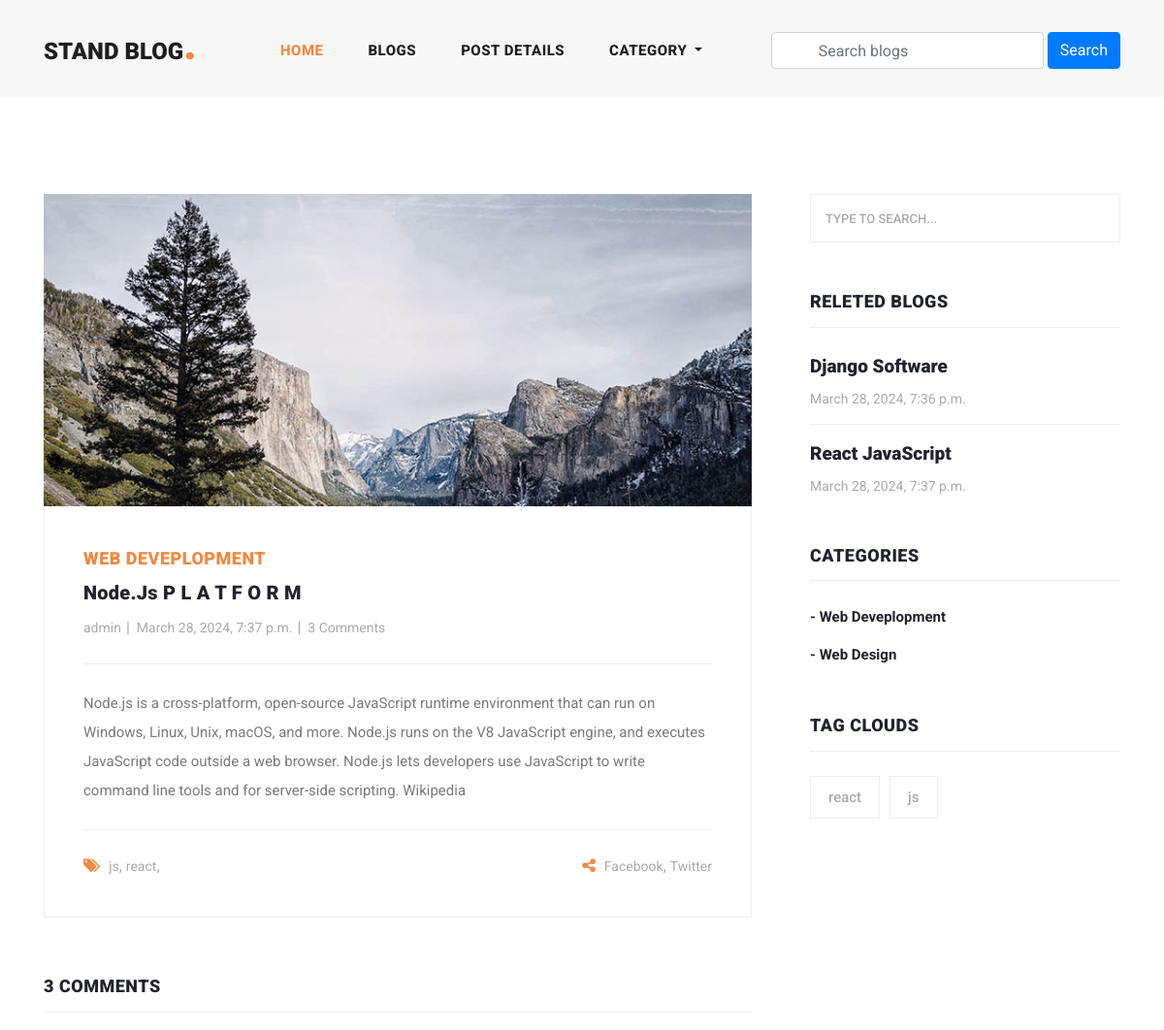
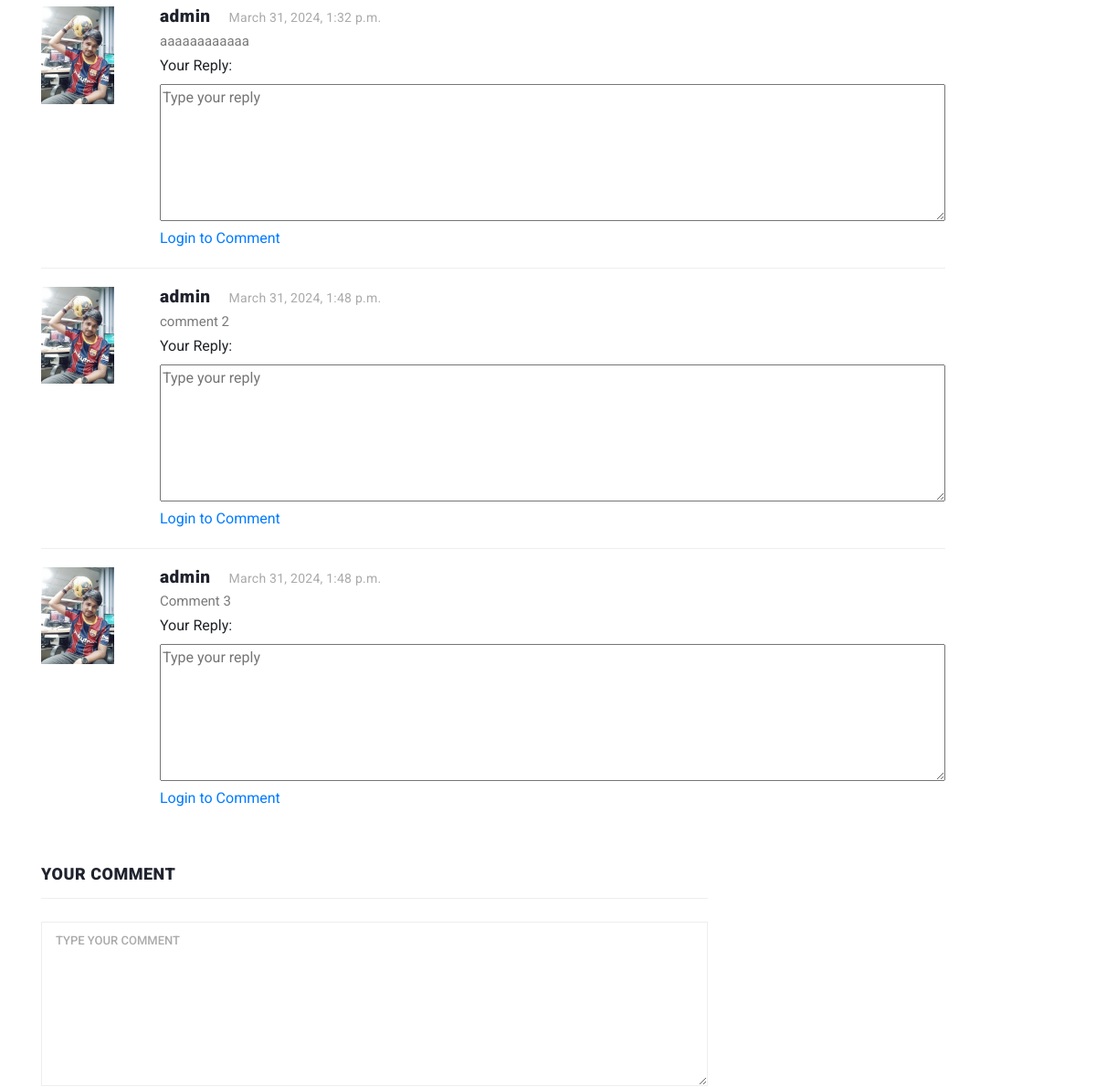
Page /blog_details/nodejs-p-l-a-t-f-o-r-m (upper part) on the earlier database version (2 pictures, top to bottom).
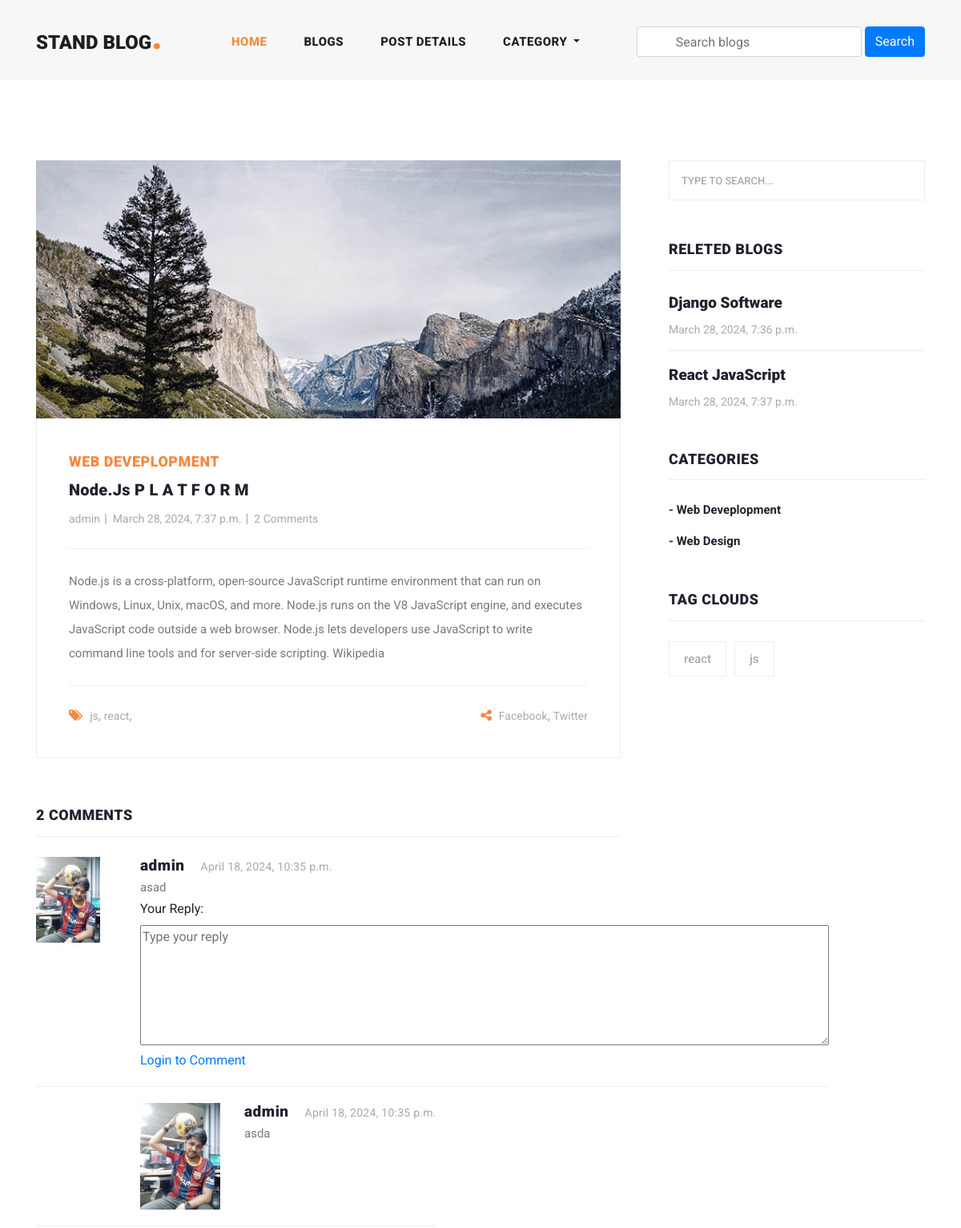
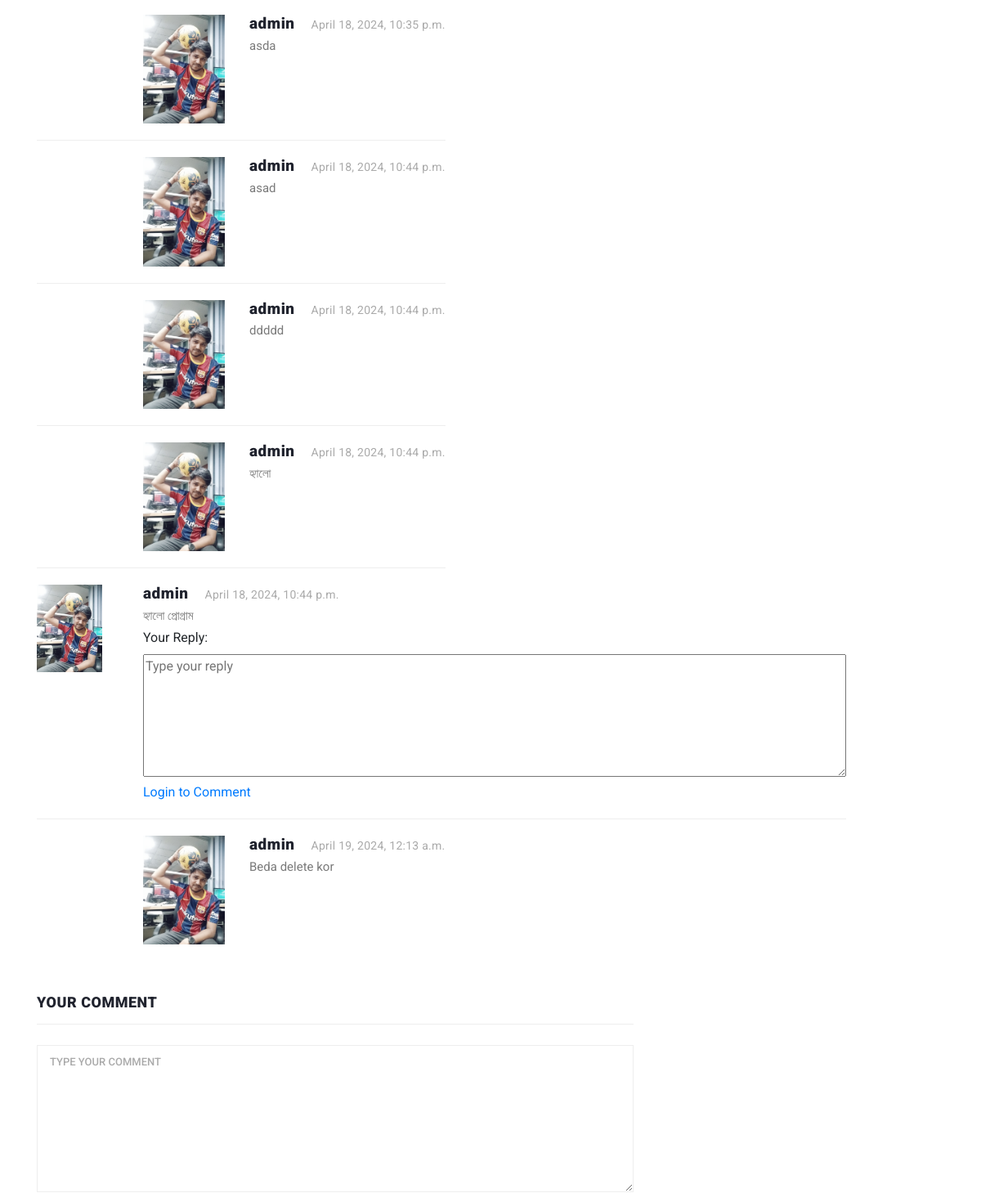
Same page on the later database version (2 pictures, top to bottom).
### blog/models.py (models this page shows, shortened)
class Blog(models.Model):
    user = models.ForeignKey(
        User, related_name='user_blogs', on_delete=models.CASCADE)
    category = models.ForeignKey(
        Category, related_name='category_blogs', on_delete=models.CASCADE)
    tags = models.ManyToManyField(Tag, blank=True, related_name='tag_blogs')
    title = models.CharField(max_length=200, unique=True)
    slug = models.SlugField(unique=True, blank=True, null=True, max_length=300)
    banner = models.ImageField(upload_to="blog_Images",)
    description = models.TextField()
    created_date = models.DateTimeField(auto_now_add=True)
    class Meta:
        db_table = ''
        managed = True
        verbose_name = 'Blog'
        verbose_name_plural = 'Blogs'

class Tag(models.Model):
    title = models.CharField(max_length=200, unique=True)
    slug = models.SlugField(unique=True, blank=True, null=True, max_length=300)
    created_date = models.DateTimeField(auto_now_add=True)
    class Meta:
        db_table = ''
        managed = True
        verbose_name = 'Tag'
        verbose_name_plural = 'Tags'

class Comment(models.Model):
    user = models.ForeignKey(
        User, related_name='user_comments', on_delete=models.CASCADE)
    blog = models.ForeignKey(
        Blog, related_name='blog_comments', on_delete=models.CASCADE)
    text = models.TextField()
    created_date = models.DateTimeField(auto_now_add=True)
    class Meta:
        db_table = ''
        managed = True
        verbose_name = 'Comment'
        verbose_name_plural = 'Comments'

class Category(models.Model):
    title = models.CharField(max_length=200, unique=True)
    slug = models.SlugField(unique=True, blank=True, null=True, max_length=300)
    created_date = models.DateTimeField(auto_now_add=True)
    class Meta:
        db_table = ''
        managed = True
        verbose_name = 'Category'
        verbose_name_plural = 'Categories'

class Reply(models.Model):
    user = models.ForeignKey(
        User, related_name='user_Replies', on_delete=models.CASCADE)
    comment = models.ForeignKey(
        Comment, related_name='comment_Replies', on_delete=models.CASCADE)
    text = models.TextField()
    created_date = models.DateTimeField(auto_now_add=True)
    class Meta:
        db_table = ''
        managed = True
        verbose_name = 'Reply'
        verbose_name_plural = 'Replies'

### user_profile/models.py (models this page shows, shortened)
class User(AbstractUser):
    email = models.EmailField(
        max_length=254,
        unique=True,
        error_messages={
            'unique': "Email Must Be Unique",
        })
    profile_image = models.ImageField(
        upload_to="Profile_images/",
        blank=True,
        null=True
        )
    USERNAME_FIELD = 'email'
    REQUIRED_FIELDS = ['username']
    objects = CustomUserManager()
    def get_profile_picture(self):
        url =  ""
        try:
            url = self.profile_image.url
        except:
            url = ""
        return url

### blog/views.py (the view, shortened to what this page needs)
# urls.py: path('blog_details/<str:slug>', views.blog_details, name="blog_details"),
def blog_details(request, slug):
    blog = get_object_or_404(Blog, slug=slug)
    related_blogs = Blog.objects.filter(
        category=blog.category).exclude(slug=slug)[:3]
    tags = blog.tags.all().order_by('-created_date')
    form = TextForm()
    context = {
        'blog': blog,
        'tags': tags,
        'related_blogs': related_blogs,
        'form': form
    }
    return render(request, 'post-details.html', context)

### blog/forms.py
class TextForm(forms.Form):
    text = forms.CharField(widget=forms.Textarea, required=True)

### blog/context_processors.py (called while the page is built)
def get_all_categories(request):
    categories = Category.objects.all()
    context = {
        "categories":categories
    }
    return context

### templates/post-details.html (shortened to what the changed rows need)
{% extends 'base.html' %}
{% load static %}
{% block content %}
<section class="blog-posts grid-system">
  <div class="container">
    <div class="row">
      <div class="col-lg-8">
        <div class="all-blog-posts">
          <div class="row">
            <div class="col-lg-12">
              <div class="blog-post">
                <div class="blog-thumb">
                  <img src="{{blog.banner.url}}" alt="">
                </div>
                <div class="down-content">
                  <span>{{blog.category.title}}</span>
                  <a href="{% url 'blog_details' blog.slug %}">
                    <h4>{{blog.title}}</h4>
                  </a>
                  <ul class="post-info">
                    <li><a href="#">{{blog.user.username}}</a></li>
                    <li><a href="#">{{blog.created_date}}</a></li>
                    <li><a href="#">{{blog.blog_comments.all.count}} Comments</a></li>
                  </ul>
                  <p>{{blog.description}}
                  </p>
                  <div class="post-options">
                    <div class="row">
                      <div class="col-6">
                        <ul class="post-tags">
                          <li><i class="fa fa-tags"></i></li>
                          {% if blog.tags.all.count > 0 %}
                          {% for tag in blog.tags.all %}
                          <li><a href="{% url 'tag_blogs' tag.slug %}">{{tag.title}}</a>,</li>
                          {% endfor %}
                          {% else %}
                          <li><a href="#">None</a>,</li>
                          {% endif %}
                        </ul>
                      </div>
                    </div>
                  </div>
                </div>
              </div>
            </div>
            <div class="col-lg-12">
              <div class="sidebar-item comments">
                <div class="sidebar-heading">
                  <h2>{{blog.blog_comments.all.count}} comments</h2>
                </div>
                <div class="content">
                  <ul>
                    {% for comment in blog.blog_comments.all %}
                    <li>
                      <div class="author-thumb">
                        <img src="{{comment.user.get_profile_picture}}" width="80px" alt="">
                      </div>
                      <div class="right-content">
                        <h4>{{comment.user.username}}<span>{{comment.created_date}}</span></h4>
                        <p>{{comment.text}}</p>
                        <form id="comment-reply-form" action="{% url 'add_reply' blog.id comment.id %}" method="POST">
                          <div class="row">
                            <div class="col-lg-12">
                              <label for="reply-text">Your Reply:</label>
                              <textarea id="reply-text" name="text" rows="6" cols="100" placeholder="Type your reply"
                                required></textarea>
                            </div>
                            <div class="col-lg-12">
                              {% if request.user.is_authenticated %}
                              <button type="submit" id="submit-reply" class="main-button">Reply</button>
                              {% else %}
                              <a href="" id="login-to-comment" class="main-button">Login to Comment</a>
                              {% endif %}
                            </div>
                          </div>
                        </form>
                      </div>
                    </li>
                    {% for reply in comment.comment_Replies.all %}
                    <li class="replied">
                      <div class="author-thumb">
                        <img src="{{reply.user.get_profile_picture}}" alt="">
                      </div>
                      <div class="right-content">
                        <h4>{{reply.user.username}}<span>{{reply.created_date}}</span></h4>
                        <p>{{reply.text}}</p>
                      </div>
                    </li>
                    {% endfor %}
                    {% endfor %}
                  </ul>
                </div>
              </div>
            </div>
            <div class="col-lg-12">
              <div class="sidebar-item submit-comment">
                <div class="sidebar-heading">
                  <h2>Your comment</h2>
                </div>
              </div>
            </div>
          </div>
        </div>
      </div>
      <div class="col-lg-4">
        <div class="sidebar">
          <div class="row">
            <div class="col-lg-12">
              <div class="sidebar-item recent-posts">
                <div class="sidebar-heading">
                  <h2>Releted Blogs</h2>
                </div>
                <div class="content">
                  <ul>
                    {% for blog in related_blogs %}
                    <li><a href="{% url 'blog_details' blog.slug %}">
                        <h5>{{blog.title}}</h5>
                        <span>{{blog.created_date}}</span>
                      </a></li>
                    {% endfor %}
                  </ul>
                </div>
              </div>
            </div>
            <div class="col-lg-12">
              <div class="sidebar-item categories">
                <div class="sidebar-heading">
                  <h2>Categories</h2>
                </div>
                <div class="content">
                  <ul>
                    {% for cat in categories %}
                    <li><a href="{% url 'catagory_blog' cat.slug %}">- {{cat.title}}</a></li>
                    {% endfor %}
                  </ul>
                </div>
              </div>
            </div>
            <div class="col-lg-12">
              <div class="sidebar-item tags">
                <div class="sidebar-heading">
                  <h2>Tag Clouds</h2>
                </div>
                <div class="content">
                  <ul>
                    {% for tag in tags %}
                    <li><a href="{% url 'tag_blogs' tag.slug %}">{{tag.title}}</a></li>
                    {% endfor %}
                  </ul>
                </div>
              </div>
            </div>
          </div>
        </div>
      </div>
    </div>
  </div>
</section>
{% endblock content %}

Differences in the rows shown:
removed Comment: user.get_profile_picture (picture), user.username "admin", created_date "March 31, 2024, 1:32 p.m.", text "aaaaaaaaaaaa"
removed Comment: user.get_profile_picture (picture), user.username "admin", created_date "March 31, 2024, 1:48 p.m.", text "comment 2"
removed Comment: user.get_profile_picture (picture), user.username "admin", created_date "March 31, 2024, 1:48 p.m.", text "Comment 3"
computed for Blog "Node.js P L A T F O R M": blog_comments.all.count "3" → "2"
added Comment: user.get_profile_picture (picture), user.username "admin", created_date "April 18, 2024, 10:35 p.m.", text "asad"
added Reply: user.get_profile_picture (picture), user.username "admin", created_date "April 18, 2024, 10:35 p.m.", text "asda"
added Reply: user.get_profile_picture (picture), user.username "admin", created_date "April 18, 2024, 10:35 p.m.", text "asda"
added Reply: user.get_profile_picture (picture), user.username "admin", created_date "April 18, 2024, 10:44 p.m.", text "asad"
added Reply: user.get_profile_picture (picture), user.username "admin", created_date "April 18, 2024, 10:44 p.m.", text "ddddd"
added Reply: user.get_profile_picture (picture), user.username "admin", created_date "April 18, 2024, 10:44 p.m.", text "হ্যালো"
added Comment: user.get_profile_picture (picture), user.username "admin", created_date "April 18, 2024, 10:44 p.m.", text "হ্যালো প্রোগ্রাম"
added Reply: user.get_profile_picture (picture), user.username "admin", created_date "April 19, 2024, 12:13 a.m.", text "Beda delete kor"
